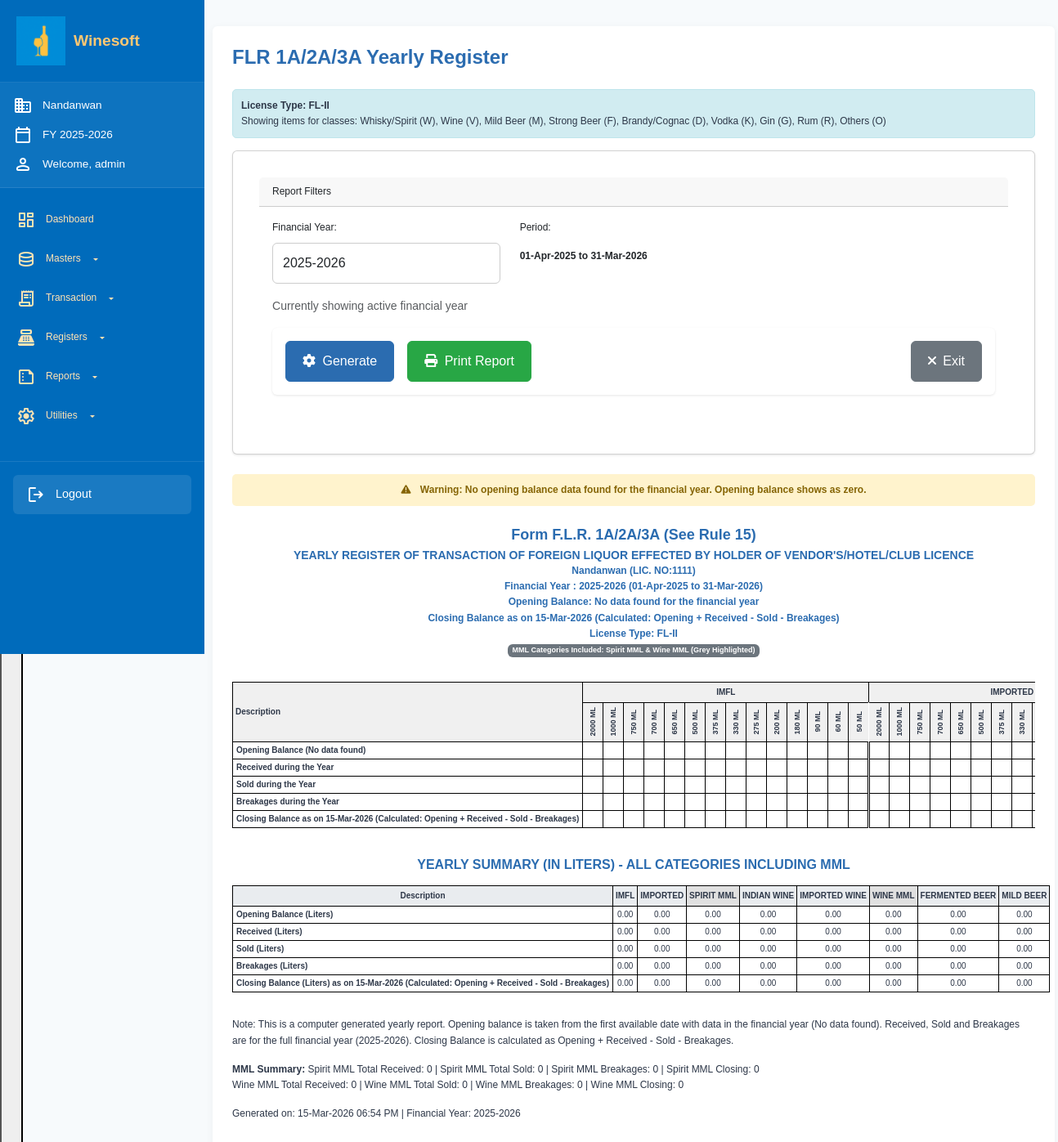
Page /public/Yearly_register.php (signed in) on the committed database.
### tables this page shows
CREATE TABLE `license_types` (
  `id` int(11) NOT NULL,
  `license_code` varchar(20) NOT NULL,
  `created_at` timestamp NOT NULL DEFAULT current_timestamp(),
  `updated_at` timestamp NOT NULL DEFAULT current_timestamp() ON UPDATE current_timestamp()
);

CREATE TABLE `tblfinyear` (
  `ID` int(11) NOT NULL,
  `START_DATE` datetime DEFAULT NULL,
  `END_DATE` datetime DEFAULT NULL,
  `ACTIVE` tinyint(1) NOT NULL
);

CREATE TABLE `tblcompany` (
  `CompID` int(11) NOT NULL,
  `COMP_NAME` varchar(50) NOT NULL,
  `CF_LINE` varchar(15) DEFAULT NULL,
  `CS_LINE` varchar(35) DEFAULT NULL,
  `FIN_YEAR` int(15) NOT NULL,
  `COMP_ADDR` varchar(100) DEFAULT NULL,
  `COMP_FLNO` varchar(12) DEFAULT NULL,
  `GST_NO` varchar(20) DEFAULT NULL,
  `MVAT_NO` varchar(20) DEFAULT NULL,
  `license_type_id` int(11) DEFAULT NULL,
  `License_Type` varchar(20) DEFAULT NULL,
  `CREATED_AT` timestamp NOT NULL DEFAULT current_timestamp(),
  `UPDATED_AT` timestamp NOT NULL DEFAULT current_timestamp() ON UPDATE current_timestamp(),
  `IMFLLimit` decimal(15,2) DEFAULT NULL,
  `BEERLimit` decimal(15,2) DEFAULT NULL,
  `CLLimit` decimal(15,2) DEFAULT NULL,
  `sales_tax_percent` decimal(5,2) DEFAULT 0.00,
  `cl_tax` decimal(10,2) DEFAULT 0.00,
  `imfl_tax` decimal(10,2) DEFAULT 0.00,
  `wine_tax` decimal(10,2) DEFAULT 0.00,
  `mid_beer_tax` decimal(10,2) DEFAULT 0.00,
  `strong_beer_tax` decimal(10,2) DEFAULT 0.00,
  `tcs_percent` decimal(5,2) DEFAULT 1.00,
  `surcharges_percent` decimal(5,2) DEFAULT 0.00,
  `educ_cess_percent` decimal(5,2) DEFAULT 0.00,
  `court_fees` decimal(10,2) DEFAULT 10.00,
  `check_negative_balance` tinyint(1) DEFAULT 0,
  `customer_sales` varchar(50) DEFAULT 'SHOP',
  `winesoft_path` varchar(255) DEFAULT 'C:\\Wines\\WINE0910\\A.DBF',
  `max_mls_per_bill` int(11) DEFAULT NULL,
  `d_printing_mode` varchar(20) DEFAULT 'Printer',
  `display_sub_heads` tinyint(1) DEFAULT 1,
  `stock_valuation_percent` decimal(5,2) DEFAULT 26.00,
  `flr5_spacing` tinyint(1) DEFAULT 0,
  `flr3a_spacing` tinyint(1) DEFAULT 0,
  `fender_godown` tinyint(1) DEFAULT 0,
  `number_of_counters` int(11) DEFAULT 1,
  `data_folder` varchar(50) DEFAULT 'DIAM2526',
  `weekly_off` varchar(20) DEFAULT 'None',
  `computer_type` varchar(20) DEFAULT 'Laptop',
  `winesoft_mode` varchar(50) DEFAULT 'Wine Shop'
);

### public/yearly_register.php (the view, shortened to what the rows shown need)
<?php
include_once "../config/db.php";
require_once 'license_functions.php';
$compID = $_SESSION['CompID'];
$license_type = getCompanyLicenseType($compID, $conn);
$fin_year_id = $_SESSION['FIN_YEAR_ID'];
$finYearQuery = "SELECT START_DATE, END_DATE FROM tblfinyear WHERE ID = ? AND ACTIVE = 1";
$finYearStmt = $conn->prepare($finYearQuery);
$finYearStmt->bind_param("i", $fin_year_id);
$finYearStmt->execute();
$finYearResult = $finYearStmt->get_result();
$finYearRow = $finYearResult->fetch_assoc();
$fin_start_date = date('Y-m-d', strtotime($finYearRow['START_DATE']));
$fin_end_date = date('Y-m-d', strtotime($finYearRow['END_DATE']));
$fin_year_display = date('Y', strtotime($fin_start_date)) . '-' . date('Y', strtotime($fin_end_date));
$current_date = date('Y-m-d');
$licenseNo = "";
$companyQuery = "SELECT COMP_NAME, COMP_FLNO FROM tblcompany WHERE CompID = ?";
$companyStmt = $conn->prepare($companyQuery);
if ($companyStmt) {
    $companyStmt->bind_param("i", $compID);
    $companyStmt->execute();
    $companyResult = $companyStmt->get_result();
    if ($row = $companyResult->fetch_assoc()) {
        $licenseNo = $row['COMP_FLNO'] ? $row['COMP_FLNO'] : '3';
    }
}
$main_display_categories = [
    'IMFL',
    'IMPORTED',
    'MML',
    'INDIAN WINE',
    'IMPORTED WINE',
    'WINE MML',
    'FERMENTED BEER',
    'MILD BEER'
];
$category_display_names = [
    'IMFL' => 'IMFL',
    'IMPORTED' => 'IMPORTED',
    'MML' => 'SPIRIT MML',
    'INDIAN WINE' => 'INDIAN WINE',
    'IMPORTED WINE' => 'IMPORTED WINE',
    'WINE MML' => 'WINE MML',
    'FERMENTED BEER' => 'FERMENTED BEER',
    'MILD BEER' => 'MILD BEER'
];
$spirit_sizes = [
    '2000 ML', '1000 ML', '750 ML', '700 ML', '650 ML', '500 ML',
    '375 ML', '330 ML', '275 ML', '200 ML', '180 ML', '90 ML', '60 ML', '50 ML'
];
$wine_sizes = [
    '1000 ML', '750 ML', '650 ML', '500 ML', '375 ML', '330 ML', '275 ML', '180 ML', '90 ML'
];
$beer_sizes = [
    '1000 ML', '750 ML', '650 ML', '500 ML', '375 ML', '330 ML', '275 ML', '250 ML'
];
$size_columns = [
    'IMFL' => $spirit_sizes,
    'IMPORTED' => $spirit_sizes,
    'MML' => $spirit_sizes,
    'INDIAN WINE' => $wine_sizes,
    'IMPORTED WINE' => $wine_sizes,
    'WINE MML' => $wine_sizes,
    'FERMENTED BEER' => $beer_sizes,
    'MILD BEER' => $beer_sizes
];
$main_yearly_data = [
    'opening' => [],
    'received' => [],
    'sold' => [],
    'closing' => [],
    'breakages' => []
];
foreach ($main_display_categories as $category) {
    $main_yearly_data['opening'][$category] = array_fill_keys($size_columns[$category], 0);
    $main_yearly_data['received'][$category] = array_fill_keys($size_columns[$category], 0);
    $main_yearly_data['sold'][$category] = array_fill_keys($size_columns[$category], 0);
    $main_yearly_data['closing'][$category] = array_fill_keys($size_columns[$category], 0);
    $main_yearly_data['breakages'][$category] = array_fill_keys($size_columns[$category], 0);
}
$opening_date_found = false;
$opening_date_description = "";
foreach ($main_display_categories as $category) {
    foreach ($size_columns[$category] as $size) {
        $opening = $main_yearly_data['opening'][$category][$size] ?? 0;
        $received = $main_yearly_data['received'][$category][$size] ?? 0;
        $sold = $main_yearly_data['sold'][$category][$size] ?? 0;
        $breakages = $main_yearly_data['breakages'][$category][$size] ?? 0;
        $calculated_closing = $opening + $received - $sold - $breakages;
        $main_yearly_data['closing'][$category][$size] = $calculated_closing;
    }
}
$closing_display_text = "as on " . date('d-M-Y', strtotime($current_date)) . " (Calculated: Opening + Received - Sold - Breakages)";
?>
<!DOCTYPE html>
<html lang="en">
<head>
  <link href="https://cdn.jsdelivr.net/npm/bootstrap@5.3.0/dist/css/bootstrap.min.css" rel="stylesheet">
  <link rel="stylesheet" href="https://cdnjs.cloudflare.com/ajax/libs/font-awesome/6.0.0/css/all.min.css">
</head>
<body>
<div class="dashboard-container">
  <?php include 'components/navbar.php'; ?>
  <div class="main-content">
    <?php include 'components/header.php'; ?>
    <div class="content-area">
      <div class="license-info no-print">
          <strong>License Type: <?= htmlspecialchars($license_type) ?></strong>
          <p class="mb-0">Showing items for classes:
              <?php
              if (!empty($available_classes)) {
                  $class_names = [];
                  foreach ($available_classes as $class) {
                      if (is_array($class) && isset($class['DESC']) && isset($class['SGROUP'])) {
                          $class_names[] = $class['DESC'] . ' (' . $class['SGROUP'] . ')';
                      }
                  }
                  echo implode(', ', $class_names);
              } else {
                  echo 'No classes available for your license type';
              }
              ?>
          </p>
      </div>
      <div class="card filter-card mb-4 no-print">
        <div class="card-body">
          <form method="GET" class="report-filters" id="reportForm">
            <div class="row mb-3">
              <div class="col-md-4">
                <label class="form-label">Financial Year:</label>
                <select name="fin_year" class="form-control" id="finYearSelect">
                  <option value="<?= $fin_year_id ?>" selected><?= $fin_year_display ?></option>
                </select>
                <small class="text-muted">Currently showing active financial year</small>
              </div>
              <div class="col-md-4">
                <div class="form-control-plaintext">
                  <strong><?= date('d-M-Y', strtotime($fin_start_date)) ?> to <?= date('d-M-Y', strtotime($fin_end_date)) ?></strong>
                </div>
              </div>
            </div>
          </form>
        </div>
      </div>
      <div class="print-section">
        <div class="company-header">
          <h1>Form F.L.R. 1A/2A/3A (See Rule 15)</h1>
          <h5>YEARLY REGISTER OF TRANSACTION OF FOREIGN LIQUOR EFFECTED BY HOLDER OF VENDOR'S/HOTEL/CLUB LICENCE</h5>
          <h6><?= htmlspecialchars($companyName) ?> (LIC. NO:<?= htmlspecialchars($licenseNo) ?>)</h6>
          <h6>Financial Year : <?= $fin_year_display ?> (<?= date('d-M-Y', strtotime($fin_start_date)) ?> to <?= date('d-M-Y', strtotime($fin_end_date)) ?>)</h6>
          <?php if ($opening_date_found): ?>
          <h6>Opening Balance taken from: <?= $opening_date_description ?> (First available date with data)</h6>
          <?php else: ?>
          <h6>Opening Balance: No data found for the financial year</h6>
          <?php endif; ?>
          <h6>Closing Balance <?= $closing_display_text ?></h6>
          <h6>License Type: <?= htmlspecialchars($license_type) ?></h6>
          <h6><span class="badge bg-secondary">MML Categories Included: Spirit MML & Wine MML (Grey Highlighted)</span></h6>
        </div>
        <div class="table-responsive">
          <table class="report-table" id="flr-yearly-table">
            <thead>
              <tr>
                <th rowspan="2" class="description-col">Description</th>
                <?php foreach ($main_display_categories as $category): ?>
                  <th colspan="<?= count($size_columns[$category]) ?>" class="category-header <?= in_array($category, ['MML', 'WINE MML']) ? 'mml-highlight' : '' ?>"><?= $category_display_names[$category] ?></th>
                <?php endforeach; ?>
              </tr>
              <tr>
                <?php foreach ($main_display_categories as $cat_index => $category): ?>
                  <?php
                  $sizes = $size_columns[$category];
                  $last_index = count($sizes) - 1;
                  foreach ($sizes as $size_index => $size):
                  ?>
                    <th class="size-col vertical-text <?= ($size_index == $last_index && $cat_index < count($main_display_categories) - 1) ? 'double-line-right' : '' ?> <?= in_array($category, ['MML', 'WINE MML']) ? 'mml-highlight' : '' ?>"><?= $size ?></th>
                  <?php endforeach; ?>
                <?php endforeach; ?>
              </tr>
            </thead>
          </table>
        </div>
        <div class="summary-table">
          <table class="report-table">
            <thead>
              <tr>
                <th>Description</th>
                <?php foreach ($main_display_categories as $category): ?>
                  <th <?= in_array($category, ['MML', 'WINE MML']) ? 'class="mml-highlight"' : '' ?>><?= $category_display_names[$category] ?></th>
                <?php endforeach; ?>
              </tr>
            </thead>
          </table>
        </div>
        <div class="footer-info">
          <p>Note: This is a computer generated yearly report. Opening balance is taken from the first available date with data in the financial year (<?= $opening_date_found ? $opening_date_description : 'No data found' ?>). Received, Sold and Breakages are for the full financial year (<?= $fin_year_display ?>). Closing Balance is calculated as Opening + Received - Sold - Breakages.</p>
          <p><strong>MML Summary:</strong> Spirit MML Total Received: <?= array_sum($main_yearly_data['received']['MML'] ?? []) ?> |
             Spirit MML Total Sold: <?= array_sum($main_yearly_data['sold']['MML'] ?? []) ?> |
             Spirit MML Breakages: <?= array_sum($main_yearly_data['breakages']['MML'] ?? []) ?> |
             Spirit MML Closing: <?= array_sum($main_yearly_data['closing']['MML'] ?? []) ?><br>
             Wine MML Total Received: <?= array_sum($main_yearly_data['received']['WINE MML'] ?? []) ?> |
             Wine MML Total Sold: <?= array_sum($main_yearly_data['sold']['WINE MML'] ?? []) ?> |
             Wine MML Breakages: <?= array_sum($main_yearly_data['breakages']['WINE MML'] ?? []) ?> |
             Wine MML Closing: <?= array_sum($main_yearly_data['closing']['WINE MML'] ?? []) ?>
          </p>
          <p>Generated on: <?= date('d-M-Y h:i A') ?> | Financial Year: <?= $fin_year_display ?></p>
        </div>
      </div>
    </div>
  </div>
</div>
</body>
</html>

### rows in the picture
license_types: license_code "FL-II"
tblfinyear: fin_year "2025-2026", START_DATE "01-Apr-2025", END_DATE "31-Mar-2026", fin_year_display "2025-2026"
tblcompany: COMP_FLNO "1111"

### other values in the picture
$companyName "Nandanwan"
$financialYear "2025-2026"
$username "admin"
implode(', ', $class_names) "Whisky/Spirit (W), Wine (V), Mild Beer (M), Strong Beer (F), Brandy/Cognac (D), Vodka (K), Gin (G), Rum (R), Others (O)"
$closing_display_text "as on 15-Mar-2026 (Calculated: Opening + Received - Sold - Breakages)"
$category_display_names[$category] "IMFL"
$category_display_names[$category] "IMPORTED"
$size "2000 ML"
$size "1000 ML"
$size "750 ML"
$size "700 ML"
$size "650 ML"
$size "500 ML"
$size "375 ML"
$size "330 ML"
